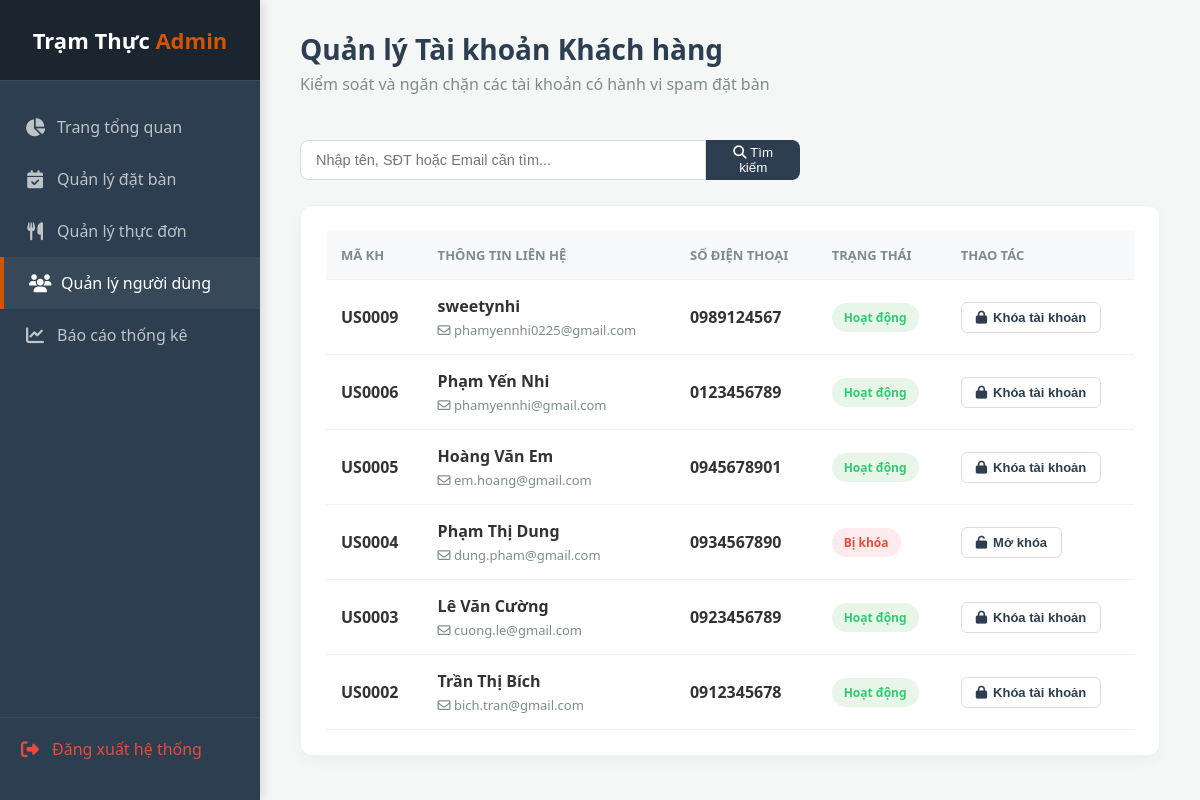
Screenshot of /admin_users.php (signed in) with the database file from the repository.
### tables this page shows
CREATE TABLE `Users` (
  `userId` char(6) NOT NULL,
  `fullName` varchar(100) NOT NULL,
  `phone` char(10) NOT NULL,
  `email` varchar(150) NOT NULL,
  `password` varchar(255) NOT NULL,
  `role` varchar(20) NOT NULL DEFAULT 'Customer',
  `status` varchar(20) NOT NULL DEFAULT 'Active',
  `createdAt` datetime NOT NULL DEFAULT current_timestamp(),
  `otp_code` varchar(10) DEFAULT NULL,
  `otp_expiry` datetime DEFAULT NULL
);

### admin_users.php (the view, shortened to what this page needs)
<?php
require_once 'db.php';
$search_keyword = isset($_GET['search']) ? trim($_GET['search']) : '';
$sqlUsers = "SELECT userId, fullName, phone, email, status FROM Users WHERE role = 'Customer'";
$sqlUsers .= " ORDER BY userId DESC";
$stmtUsers = $conn->prepare($sqlUsers);
if (!empty($search_keyword)) {
    $stmtUsers->execute([':search' => '%' . $search_keyword . '%']);
} else {
    $stmtUsers->execute();
}
$usersList = $stmtUsers->fetchAll(PDO::FETCH_ASSOC);
?>
<!DOCTYPE html>
<html lang="vi">
<head>
    <link rel="stylesheet" href="https://cdnjs.cloudflare.com/ajax/libs/font-awesome/6.4.0/css/all.min.css">
</head>
<body>
    <div class="sidebar">
        <div class="brand">Trạm Thực <span>Admin</span></div>
        <div class="menu">
            <a href="admin_dashboard.php"><i class="fa-solid fa-chart-pie"></i> Trang tổng quan</a>
            <a href="admin_reservations.php"><i class="fa-solid fa-calendar-check"></i> Quản lý đặt bàn</a>
            <a href="admin_menu.php"><i class="fa-solid fa-utensils"></i> Quản lý thực đơn</a>
            <a href="admin_users.php" class="active"><i class="fa-solid fa-users"></i> Quản lý người dùng</a>
            <a href="admin_reports.php"><i class="fa-solid fa-chart-line"></i> Báo cáo thống kê</a>
            <a href="logout.php" class="logout"><i class="fa-solid fa-right-from-bracket"></i> Đăng xuất hệ thống</a>
        </div>
    </div>
    <div class="main-content">
        <div class="header">
            <div>
                <h2>Quản lý Tài khoản Khách hàng</h2>
                <p>Kiểm soát và ngăn chặn các tài khoản có hành vi spam đặt bàn</p>
            </div>
        </div>
        <div class="control-bar">
            <form method="GET" action="admin_users.php" class="search-form">
                <input type="text" name="search" class="search-input" placeholder="Nhập tên, SĐT hoặc Email cần tìm..." value="<?= htmlspecialchars($search_keyword) ?>">
                <button type="submit" class="search-btn"><i class="fa-solid fa-magnifying-glass"></i> Tìm kiếm</button>
            </form>
        </div>
        <div class="table-container">
            <table>
                <thead>
                    <tr>
                        <th>Mã KH</th>
                        <th>Thông tin liên hệ</th>
                        <th>Số điện thoại</th>
                        <th>Trạng thái</th>
                        <th>Thao tác</th>
                    </tr>
                </thead>
                <tbody>
                    <?php if (count($usersList) > 0): ?>
                        <?php foreach ($usersList as $user): ?>
                            <?php
                                $dbStatus = $user['status'] ?? 'Active';
                                $displayStatus = ($dbStatus === 'Locked') ? 'Bị khóa' : 'Hoạt động';
                                $statusClass = ($dbStatus === 'Locked') ? 'banned' : 'active';
                            ?>
                            <tr>
                                <td><strong><?= $user['userId'] ?></strong></td>
                                <td>
                                    <div class="user-info">
                                        <strong><?= htmlspecialchars($user['fullName']) ?></strong>
                                        <span class="user-email"><i class="fa-regular fa-envelope"></i> <?= htmlspecialchars($user['email']) ?></span>
                                    </div>
                                </td>
                                <td><strong><?= htmlspecialchars($user['phone']) ?></strong></td>
                                <td><span class="status-badge <?= $statusClass ?>"><?= $displayStatus ?></span></td>
                                <td>
                                    <button class="btn-action <?= $dbStatus === 'Active' ? 'btn-lock' : '' ?>" onclick="openStatusModal('<?= $user['userId'] ?>', '<?= htmlspecialchars($user['fullName'], ENT_QUOTES) ?>', '<?= $dbStatus ?>')">
                                        <?php if ($dbStatus === 'Active'): ?>
                                            <i class="fa-solid fa-lock"></i> Khóa tài khoản
                                        <?php else: ?>
                                            <i class="fa-solid fa-unlock"></i> Mở khóa
                                        <?php endif; ?>
                                    </button>
                                </td>
                            </tr>
                        <?php endforeach; ?>
                    <?php else: ?>
                        <tr><td colspan="5" style="text-align: center; color: #aaa; padding: 40px;">Không tìm thấy tài khoản nào khớp với từ khóa.</td></tr>
                    <?php endif; ?>
                </tbody>
            </table>
        </div>
    </div>
</body>
</html>

### admin_users.php (style rules this page uses)
:root { --primary: #d35400; --dark: #2c3e50; --bg: #f4f7f6; --text: #333; }
body { font-family: 'Segoe UI', Arial, sans-serif; margin: 0; background-color: var(--bg); color: var(--text); display: flex; height: 100vh; overflow: hidden; }
.sidebar { width: 260px; background-color: var(--dark); color: #fff; display: flex; flex-direction: column; box-shadow: 4px 0 10px rgba(0,0,0,0.1); }
.sidebar .brand { padding: 25px 20px; text-align: center; font-size: 22px; font-weight: 800; background: #1a252f; border-bottom: 1px solid #34495e; }
.sidebar .brand span { color: var(--primary); }
.sidebar .menu { flex: 1; display: flex; flex-direction: column; padding: 20px 0; }
.sidebar .menu a { display: flex; align-items: center; padding: 15px 25px; color: #bdc3c7; text-decoration: none; font-weight: 500; gap: 12px; }
.sidebar .menu a.active, .sidebar .menu a:hover { background-color: rgba(255,255,255,0.05); color: #fff; border-left: 4px solid var(--primary); }
.sidebar .menu a i { width: 20px; text-align: center; font-size: 18px; }
.sidebar .menu a.logout { margin-top: auto; border-top: 1px solid #34495e; color: #e74c3c; padding: 20px; }
.main-content { flex: 1; padding: 30px 40px; overflow-y: auto; }
.header { display: flex; justify-content: space-between; align-items: center; margin-bottom: 25px; }
.header h2 { margin: 0; color: var(--dark); font-size: 28px; }
.header p { margin: 5px 0 20px 0; color: #7f8c8d; }
.control-bar { display: flex; justify-content: space-between; align-items: center; margin-bottom: 25px; gap: 20px; }
.search-form { display: flex; flex: 1; max-width: 500px; }
.search-input { width: 100%; padding: 11px 15px; border: 1px solid #dcdde1; border-radius: 8px 0 0 8px; font-size: 14.5px; outline: none; }
.search-btn { background: var(--dark); color: #fff; border: none; padding: 0 20px; border-radius: 0 8px 8px 0; cursor: pointer; transition: 0.2s; }
.table-container { background: #fff; border-radius: 12px; padding: 25px; box-shadow: 0 5px 15px rgba(0,0,0,0.03); border: 1px solid #edf2f7; }
table { width: 100%; border-collapse: collapse; }
th, td { padding: 15px; border-bottom: 1px solid #edf2f7; text-align: left; vertical-align: middle; }
th { background: #f8f9fa; color: #7f8c8d; font-size: 13px; text-transform: uppercase; }
.user-info { display: flex; flex-direction: column; gap: 4px; }
.user-email { font-size: 13px; color: #7f8c8d; }
.status-badge { padding: 6px 12px; border-radius: 20px; font-size: 12px; font-weight: bold; display: inline-block; }
.status-badge.active { background: #e8f5e9; color: #2ecc71; }
.status-badge.banned { background: #ffebee; color: #e74c3c; }
.btn-action { background: none; border: 1px solid #dcdde1; color: var(--dark); padding: 7px 14px; border-radius: 6px; font-weight: 600; cursor: pointer; transition: 0.2s; font-size: 13px; display: inline-flex; align-items: center; gap: 6px; }

### rows the page displays
users: userId "US0009", fullName "sweetynhi", email "phamyennhi0225@gmail.com", phone "0989124567", status "Hoạt động", shows "Khóa tài khoản"
users: userId "US0006", fullName "Phạm Yến Nhi", email "phamyennhi@gmail.com", phone "0123456789", status "Hoạt động", shows "Khóa tài khoản"
users: userId "US0005", fullName "Hoàng Văn Em", email "em.hoang@gmail.com", phone "0945678901", status "Hoạt động", shows "Khóa tài khoản"
users: userId "US0004", fullName "Phạm Thị Dung", email "dung.pham@gmail.com", phone "0934567890", status "Bị khóa", shows "Mở khóa"
users: userId "US0003", fullName "Lê Văn Cường", email "cuong.le@gmail.com", phone "0923456789", status "Hoạt động", shows "Khóa tài khoản"
users: userId "US0002", fullName "Trần Thị Bích", email "bich.tran@gmail.com", phone "0912345678", status "Hoạt động", shows "Khóa tài khoản"
